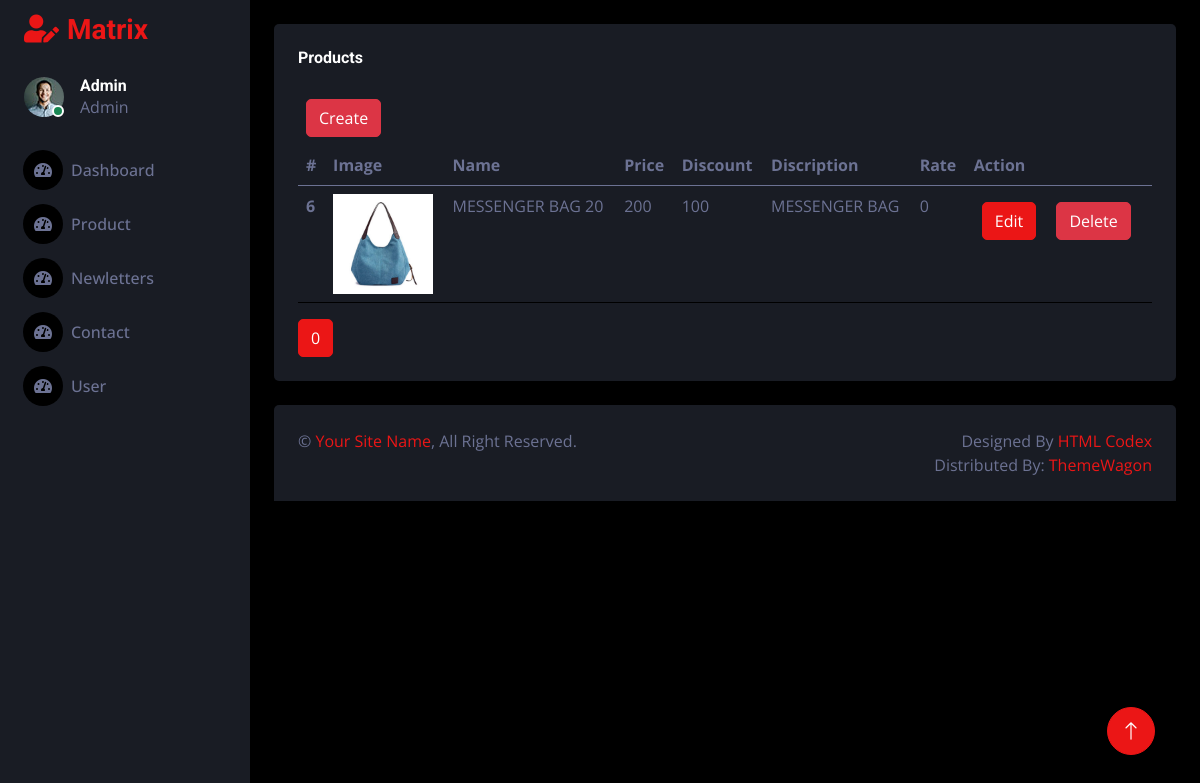
The app's page /admin/product.php (signed in) with its own data.
### tables this page shows
CREATE TABLE `users` (
  `id` int(11) NOT NULL,
  `username` varchar(10) NOT NULL,
  `password` varchar(10) NOT NULL,
  `active` bit(1) NOT NULL
);

CREATE TABLE `products` (
  `id` int(11) NOT NULL,
  `name` varchar(300) NOT NULL,
  `image` varchar(400) NOT NULL,
  `price` decimal(10,0) NOT NULL,
  `discount` decimal(10,0) NOT NULL,
  `description` varchar(500) NOT NULL,
  `rate` tinyint(4) NOT NULL,
  `active` bit(1) NOT NULL DEFAULT b'1'
);

### admin/auth.php (called while the page is built, shortened)
<?php
    function getUser() {
        return $_SESSION[isAuth];
    }
?>

### database.php (called while the page is built, shortened)
<?php
    $connection = NULL;
    function connect() {
        try {
            $connection = new PDO('mysql:host=' . DATABASE_SERVER . ';dbname=' . DATABASE_NAME,
                DATABASE_USERNAME, DATABASE_PASSWORD);
            $connection->setAttribute(PDO::ATTR_ERRMODE, PDO::ERRMODE_EXCEPTION);
            return $connection;
        }
        catch(PDOException $ex) {
            return NULL;
        }
    }
    function query($sql, $params = NULL) {
        global $connection;
        try {
            $stmt = $connection->prepare($sql);
            if ($params != NULL) {
                foreach ($params as $name => $value) {
                    $stmt->bindValue($name, $value);
                }
            }
            $stmt->execute();
            $stmt->setFetchMode(PDO::FETCH_ASSOC);
            return $stmt->fetchAll();
        }
        catch(PDOException $ex) {
            return NULL;
        }
    }

### admin/product.php (the view, shortened to what this page needs)
<?php
    include_once '../database.php';
    include_once 'auth.php';
    if (connect()) {
        $pageSize = 4;
        $products = query('SELECT * FROM products');
        $pages = count($products) / $pageSize;
        if ($pageOffset == NULL) {
            $pageOffset = 0;
        }
        $products = array_slice($products, $pageOffset * $pageSize, $pageSize);
    }
?>
<!DOCTYPE html>
<html lang="en">
<head>
    <link href="https://cdnjs.cloudflare.com/ajax/libs/font-awesome/5.10.0/css/all.min.css" rel="stylesheet">
    <link href="https://cdn.jsdelivr.net/npm/bootstrap-icons@1.4.1/font/bootstrap-icons.css" rel="stylesheet">
    <link href="lib/owlcarousel/assets/owl.carousel.min.css" rel="stylesheet">
    <link href="lib/tempusdominus/css/tempusdominus-bootstrap-4.min.css" rel="stylesheet" />
    <link href="css/bootstrap.min.css" rel="stylesheet">
    <link href="css/style.css" rel="stylesheet">
</head>
<body>
    <div class="container-fluid position-relative d-flex p-0">
        <?php include_once 'layouts/sidebar.php'; ?>
        <div class="content">
            <div class="container-fluid pt-4 px-4">
                <div class="row g-4">
                    <div class="col-12">
                        <div class="bg-secondary rounded h-100 p-4">
                            <h6 class="mb-4">Products</h6>
                            <div class="table-responsive">
                            <a href="product/create.php" class="btn btn-danger m-2">Create</a>
                                <table class="table">
                                    <thead>
                                        <tr>
                                            <th scope="col">#</th>
                                            <th scope="col">Image</th>
                                            <th scope="col">Name</th>
                                            <th scope="col">Price</th>
                                            <th scope="col">Discount</th>
                                            <th scope="col">Discription</th>
                                            <th scope="col">Rate</th>
                                            <th scope="col">Action</th>
                                        </tr>
                                    </thead>
                                    <tbody>
                                        <?php for ($i = 0, $size = count($products); $i < $size; $i++) { ?>
                                        <tr>
                                            <th scope="row"><?php echo $products[$i]['id']; ?></th>
                                            <td><img src="<?php echo '../' . $products[$i]['image']; ?>" class="pro-img"/></td>
                                            <td><?php echo $products[$i]['name']; ?></td>
                                            <td><?php echo $products[$i]['price']; ?></td>
                                            <td><?php echo $products[$i]['discount']; ?></td>
                                            <td><?php echo substr($products[$i]['description'], 0, 50); ?></td>
                                            <td><?php echo $products[$i]['rate']; ?></td>
                                            <td>
                                                <a href="product/edit.php?id=<?php echo $products[$i]['id']; ?>" class="btn btn-primary m-2">Edit</a>
                                                <a href="product/delete.php?id=<?php echo $products[$i]['id']; ?>" class="btn btn-danger m-2">Delete</a>
                                            </td>
                                        </tr>
                                        <?php } ?>
                                    </tbody>
                                </table>
                                <div>
                                    <?php for ($i = 0; $i < $pages; $i++) { ?>
                                        <a class="btn btn-primary" href="product.php?page=<?php echo $i; ?>"><?php echo $i; ?></a>
                                    <?php } ?>
                                </div>
                            </div>
                        </div>
                    </div>
                </div>
            </div>
            <div class="container-fluid pt-4 px-4">
                <div class="bg-secondary rounded-top p-4">
                    <div class="row">
                        <div class="col-12 col-sm-6 text-center text-sm-start">
                            &copy; <a href="#">Your Site Name</a>, All Right Reserved.
                        </div>
                        <div class="col-12 col-sm-6 text-center text-sm-end">
                            Designed By <a href="https://htmlcodex.com">HTML Codex</a>
                            <br>Distributed By: <a href="https://themewagon.com" target="_blank">ThemeWagon</a>
                        </div>
                    </div>
                </div>
            </div>
        </div>
        <a href="#" class="btn btn-lg btn-primary btn-lg-square back-to-top"><i class="bi bi-arrow-up"></i></a>
    </div>
</body>
</html>

### admin/layouts/sidebar.php (shortened to what this page needs)
<?php
    require_once(getPath("/database.php"));
    require_once(getPath("/admin/auth.php"));
    $suser = query('SELECT * FROM users WHERE id=:id', array(
        ":id" => getUser()
    ));
    if (count($suser) < 0) {
        redirect('../404.html');
    }
    else {
        $suser = $suser[0];
    }
?>
<div class="sidebar pe-4 pb-3">
    <nav class="navbar bg-secondary navbar-dark">
        <a href="index.php" class="navbar-brand mx-4 mb-3">
            <h3 class="text-primary"><i class="fa fa-user-edit me-2"></i>Matrix</h3>
        </a>
        <div class="d-flex align-items-center ms-4 mb-4">
            <div class="position-relative">
                <img class="rounded-circle" src="img/user.jpg" alt="" style="width: 40px; height: 40px;">
                <div class="bg-success rounded-circle border border-2 border-white position-absolute end-0 bottom-0 p-1"></div>
            </div>
            <div class="ms-3">
                <h6 class="mb-0"><?php echo ucfirst($suser['username']); ?></h6>
                <span>Admin</span>
            </div>
        </div>
        <div class="navbar-nav w-100">
            <a href="index.php" class="nav-item nav-link"><i class="fa fa-tachometer-alt me-2"></i>Dashboard</a>
            <a href="/product.php" class="nav-item nav-link"><i class="fa fa-tachometer-alt me-2"></i>Product</a>
            <a href="/product.php" class="nav-item nav-link"><i class="fa fa-tachometer-alt me-2"></i>Newletters</a>
            <a href="/product.php" class="nav-item nav-link"><i class="fa fa-tachometer-alt me-2"></i>Contact</a>
            <a href="/product.php" class="nav-item nav-link"><i class="fa fa-tachometer-alt me-2"></i>User</a>
        </div>
    </nav>
</div>

### admin/css/style.css (style rules this page uses)
:root { --primary: #EB1616; --secondary: #191C24; --light: #6C7293; --dark: #000000; }
.back-to-top { position: fixed; display: none; right: 45px; bottom: 45px; z-index: 99; }
.btn { transition: .5s; }
.btn-lg-square { width: 48px; height: 48px; }
.btn-square, .btn-sm-square, .btn-lg-square { padding: 0; display: inline-flex; align-items: center; justify-content: center; font-weight: normal; border-radius: 50px; }
.sidebar { position: fixed; top: 0; left: 0; bottom: 0; width: 250px; height: 100vh; overflow-y: auto; background: var(--secondary); transition: 0.5s; z-index: 999; }
.content { margin-left: 250px; min-height: 100vh; background: var(--dark); transition: 0.5s; }
@media (min-width: 992px) { .sidebar { margin-left: 0; } }
@media (min-width: 992px) { .content { width: calc(100% - 250px); } }
.sidebar .navbar .navbar-nav .nav-link { padding: 7px 20px; color: var(--light); font-weight: 500; border-left: 3px solid var(--secondary); border-radius: 0 30px 30px 0; outline: none; }
.sidebar .navbar .navbar-nav .nav-link i { width: 40px; height: 40px; display: inline-flex; align-items: center; justify-content: center; background: var(--dark); border-radius: 40px; }

### admin/product.php (style rules this page uses)
.pro-img { width: 100px; }

### records on screen
users: username "Admin"
products: id "6", image (picture), name "MESSENGER BAG 20", price "200", discount "100", description "MESSENGER BAG", rate "0"
